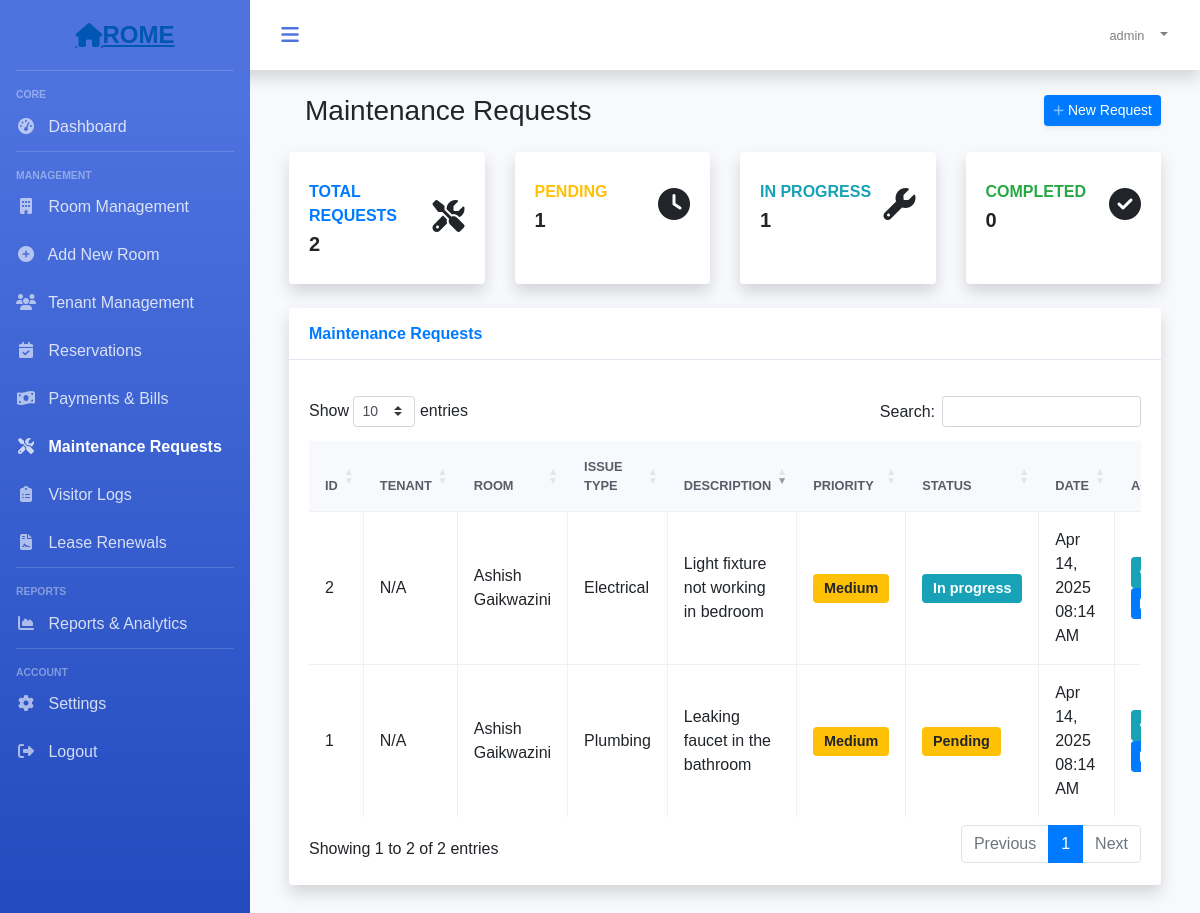
/app/maintenance-requests.php (signed in), run on the app's committed database.
### tables this page shows
CREATE TABLE `maintenance_requests` (
  `id` int(10) UNSIGNED NOT NULL,
  `user_id` int(10) UNSIGNED NOT NULL,
  `room_id` int(10) UNSIGNED NOT NULL,
  `issue_type` varchar(100) NOT NULL,
  `description` text NOT NULL,
  `priority` enum('low','medium','high','emergency') NOT NULL DEFAULT 'medium',
  `photo` varchar(255) DEFAULT NULL,
  `status` enum('pending','in_progress','completed','cancelled') NOT NULL DEFAULT 'pending',
  `created_at` timestamp NULL DEFAULT current_timestamp(),
  `updated_at` timestamp NULL DEFAULT current_timestamp()
);

CREATE TABLE `room_rental_registrations` (
  `id` int(10) UNSIGNED NOT NULL,
  `fullname` varchar(191) NOT NULL,
  `mobile` varchar(191) NOT NULL,
  `alternat_mobile` varchar(191) NOT NULL,
  `email` varchar(191) NOT NULL,
  `country` varchar(191) NOT NULL,
  `state` varchar(191) NOT NULL,
  `city` varchar(191) NOT NULL,
  `landmark` varchar(191) NOT NULL,
  `rent` varchar(191) NOT NULL,
  `sale` varchar(190) DEFAULT NULL,
  `deposit` varchar(191) NOT NULL,
  `plot_number` varchar(191) NOT NULL,
  `rooms` varchar(100) DEFAULT NULL,
  `address` varchar(191) NOT NULL,
  `accommodation` varchar(191) NOT NULL,
  `description` varchar(191) NOT NULL,
  `image` longtext DEFAULT NULL,
  `open_for_sharing` varchar(191) DEFAULT NULL,
  `other` varchar(191) DEFAULT NULL,
  `vacant` int(1) NOT NULL DEFAULT 1,
  `created_at` timestamp NULL DEFAULT current_timestamp(),
  `updated_at` timestamp NULL DEFAULT current_timestamp(),
  `user_id` int(10) DEFAULT NULL
);

### app/maintenance-requests.php (the view, shortened to what this page needs)
<?php
require_once('../includes/functions.php');
$stmt = $connect->prepare("
    SELECT
        m.*,
        u.fullname as tenant_name,
        r.fullname as room_name,
        r.id as room_id,
        m.issue_type,
        m.description,
        m.priority,
        m.status,
        m.created_at,
        m.updated_at
    FROM maintenance_requests m
    LEFT JOIN users u ON m.user_id = u.id
    LEFT JOIN room_rental_registrations r ON m.room_id = r.id
    ORDER BY m.created_at DESC
");
$stmt->execute();
$requests = $stmt->fetchAll(PDO::FETCH_ASSOC);
$stmt = $connect->prepare("
    SELECT
        COUNT(*) as total_requests,
        SUM(CASE WHEN status = 'pending' THEN 1 ELSE 0 END) as pending_requests,
        SUM(CASE WHEN status = 'in_progress' THEN 1 ELSE 0 END) as ongoing_requests,
        SUM(CASE WHEN status = 'completed' THEN 1 ELSE 0 END) as completed_requests
    FROM maintenance_requests
");
$stmt->execute();
$stats = $stmt->fetch(PDO::FETCH_ASSOC);
$page_title = "Maintenance Requests";
?>
<!DOCTYPE html>
<html lang="en">
<head>
    <link href="https://stackpath.bootstrapcdn.com/bootstrap/4.5.2/css/bootstrap.min.css" rel="stylesheet">
    <link href="https://cdnjs.cloudflare.com/ajax/libs/font-awesome/6.5.1/css/all.min.css" rel="stylesheet">
    <link href="https://cdn.datatables.net/1.11.5/css/dataTables.bootstrap4.min.css" rel="stylesheet">
    <link href="../assets/css/maintenance.css" rel="stylesheet">
</head>
<body>
    <div id="wrapper">
        <?php include('../auth/includes/sidebar.php'); ?>
        <div id="content-wrapper">
            <div id="content">
                <nav class="navbar navbar-expand navbar-light bg-white topbar mb-4 static-top shadow">
                    <button id="sidebarToggleBtn" class="btn btn-link rounded-circle mr-3">
                        <i class="fa fa-bars"></i>
                    </button>
                    <ul class="navbar-nav ml-auto">
                        <li class="nav-item dropdown no-arrow">
                            <a class="nav-link dropdown-toggle" href="#" id="userDropdown" role="button" data-toggle="dropdown">
                                <span class="mr-2 d-none d-lg-inline text-gray-600 small">
                                    <?php echo $_SESSION['username']; ?>
                                </span>
                            </a>
                        </li>
                    </ul>
                </nav>
                <div class="container-fluid">
                    <div class="d-sm-flex align-items-center justify-content-between mb-4">
                        <h1 class="h3 mb-0 text-gray-800"><?php echo $page_title; ?></h1>
                        <a href="#" class="d-none d-sm-inline-block btn btn-sm btn-primary shadow-sm" data-toggle="modal" data-target="#newRequestModal">
                            <i class="fas fa-plus fa-sm text-white-50"></i> New Request
                        </a>
                    </div>
                    <div class="row">
                        <div class="col-xl-3 col-md-6 mb-4">
                            <div class="card border-left-primary shadow h-100 py-2">
                                <div class="card-body">
                                    <div class="row no-gutters align-items-center">
                                        <div class="col mr-2">
                                            <div class="text-xs font-weight-bold text-primary text-uppercase mb-1">
                                                Total Requests
                                            </div>
                                            <div class="h5 mb-0 font-weight-bold text-gray-800">
                                                <?php echo $stats['total_requests']; ?>
                                            </div>
                                        </div>
                                        <div class="col-auto">
                                            <i class="fas fa-tools fa-2x text-gray-300"></i>
                                        </div>
                                    </div>
                                </div>
                            </div>
                        </div>
                        <div class="col-xl-3 col-md-6 mb-4">
                            <div class="card border-left-warning shadow h-100 py-2">
                                <div class="card-body">
                                    <div class="row no-gutters align-items-center">
                                        <div class="col mr-2">
                                            <div class="text-xs font-weight-bold text-warning text-uppercase mb-1">
                                                Pending
                                            </div>
                                            <div class="h5 mb-0 font-weight-bold text-gray-800">
                                                <?php echo $stats['pending_requests']; ?>
                                            </div>
                                        </div>
                                        <div class="col-auto">
                                            <i class="fas fa-clock fa-2x text-gray-300"></i>
                                        </div>
                                    </div>
                                </div>
                            </div>
                        </div>
                        <div class="col-xl-3 col-md-6 mb-4">
                            <div class="card border-left-info shadow h-100 py-2">
                                <div class="card-body">
                                    <div class="row no-gutters align-items-center">
                                        <div class="col mr-2">
                                            <div class="text-xs font-weight-bold text-info text-uppercase mb-1">
                                                In Progress
                                            </div>
                                            <div class="h5 mb-0 font-weight-bold text-gray-800">
                                                <?php echo $stats['ongoing_requests']; ?>
                                            </div>
                                        </div>
                                        <div class="col-auto">
                                            <i class="fas fa-wrench fa-2x text-gray-300"></i>
                                        </div>
                                    </div>
                                </div>
                            </div>
                        </div>
                        <div class="col-xl-3 col-md-6 mb-4">
                            <div class="card border-left-success shadow h-100 py-2">
                                <div class="card-body">
                                    <div class="row no-gutters align-items-center">
                                        <div class="col mr-2">
                                            <div class="text-xs font-weight-bold text-success text-uppercase mb-1">
                                                Completed
                                            </div>
                                            <div class="h5 mb-0 font-weight-bold text-gray-800">
                                                <?php echo $stats['completed_requests']; ?>
                                            </div>
                                        </div>
                                        <div class="col-auto">
                                            <i class="fas fa-check-circle fa-2x text-gray-300"></i>
                                        </div>
                                    </div>
                                </div>
                            </div>
                        </div>
                    </div>
                    <div class="card shadow mb-4">
                        <div class="card-header py-3">
                            <h6 class="m-0 font-weight-bold text-primary">Maintenance Requests</h6>
                        </div>
                        <div class="card-body">
                            <div class="table-responsive">
                                <table class="table table-bordered" id="requestsTable" width="100%" cellspacing="0">
                                    <thead>
                                        <tr>
                                            <th>ID</th>
                                            <th>Tenant</th>
                                            <th>Room</th>
                                            <th>Issue Type</th>
                                            <th>Description</th>
                                            <th>Priority</th>
                                            <th>Status</th>
                                            <th>Date</th>
                                            <th>Actions</th>
                                        </tr>
                                    </thead>
                                    <tbody>
                                        <?php foreach ($requests as $request): ?>
                                        <tr>
                                            <td><?php echo $request['id']; ?></td>
                                            <td><?php echo htmlspecialchars($request['tenant_name'] ?? 'N/A'); ?></td>
                                            <td><?php echo htmlspecialchars($request['room_name'] ?? 'N/A'); ?></td>
                                            <td><?php echo htmlspecialchars($request['issue_type']); ?></td>
                                            <td><?php echo htmlspecialchars(substr($request['description'], 0, 50)) . (strlen($request['description']) > 50 ? '...' : ''); ?></td>
                                            <td>
                                                <span class="badge badge-<?php
                                                    echo $request['priority'] == 'high' ? 'danger' :
                                                        ($request['priority'] == 'medium' ? 'warning' : 'info');
                                                ?>">
                                                    <?php echo ucfirst($request['priority']); ?>
                                                </span>
                                            </td>
                                            <td>
                                                <span class="badge badge-<?php
                                                    echo $request['status'] == 'completed' ? 'success' :
                                                        ($request['status'] == 'in_progress' ? 'info' :
                                                        ($request['status'] == 'pending' ? 'warning' : 'secondary'));
                                                ?>">
                                                    <?php echo ucfirst(str_replace('_', ' ', $request['status'])); ?>
                                                </span>
                                            </td>
                                            <td><?php echo date('M d, Y h:i A', strtotime($request['created_at'])); ?></td>
                                            <td>
                                                <button class="btn btn-sm btn-info view-request" data-id="<?php echo $request['id']; ?>" title="View Details">
                                                </button>
                                                <?php if ($request['status'] != 'completed'): ?>
                                                <button class="btn btn-sm btn-primary update-status" data-id="<?php echo $request['id']; ?>" title="Update Status">
                                                </button>
                                                <?php endif; ?>
                                            </td>
                                        </tr>
                                        <?php endforeach; ?>
                                    </tbody>
                                </table>
                            </div>
                        </div>
                    </div>
                </div>
            </div>
        </div>
    </div>
</body>
</html>

### assets/css/maintenance.css (style rules this page uses)
.badge { font-size: 0.9rem; padding: 0.5em 0.75em; }
.table-responsive { margin-top: 1rem; }

### data on the page
maintenance_requests: id "1", tenant_name "N/A", room_rental_registrations.fullname "Ashish Gaikwazini", issue_type "Plumbing", description "Leaking faucet in the bathroom", priority "Medium", status "Pending", created_at "Apr 14, 2025 08:14 AM"
maintenance_requests: id "2", tenant_name "N/A", room_rental_registrations.fullname "Ashish Gaikwazini", issue_type "Electrical", description "Light fixture not working in bedroom", priority "Medium", status "In progress", created_at "Apr 14, 2025 08:14 AM"

### other printed values
$_SESSION['username'] "admin"
$page_title "Maintenance Requests"
$stats['total_requests'] "2"
$stats['pending_requests'] "1"
$stats['ongoing_requests'] "1"
$stats['completed_requests'] "0"
